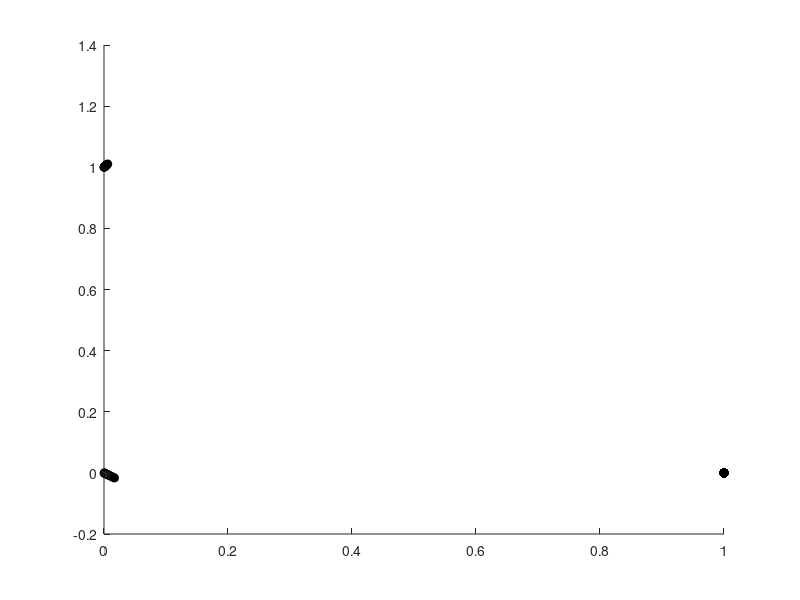

The MATLAB source for this figure:
% FEM MagSim
% Debjit Sarkar

%% CONSTANTS
epsilon0 = 8.854e-12; % permittivity of free space
mu0 = 4 * pi * 1e-7; % permeability of free space
me = 9.109e-31; % mass of electron
mp = 1.673e-27; % mass of proton
e = 1.602e-19; % fundamental charge (reminder: make negative for electrons)

%% SIMULATION PARAMETERS AND VARIABLES
numPoints = 3; % number of point charges
tbegin = 0; % simulation start time
step = 0.001; % time step
numSteps = 10; % number of time steps
tend = tbegin + numSteps * step; % simulation end time

debugLvl = 1; % 0 = off, 1 = time loop, 2 = calc loop

%% POINT CHARGES
charges = zeros(numPoints, 12); % ID, charge, mass, position, velocity, acceleration
%                         Index:  1   2       3     4         7         10
%                       Example: [1,  1e-10,  1e-9, 0, 0, 0,  5, 0, 0,  9.8, 0, 0]

charges(1, :) = [1, -e, me, 0 0 0, 0 0 0, 0 0 0]; % electron
charges(2, :) = [2, -e, me, 0 1 0, 0 0 0, 0 0 0]; % electron
charges(3, :) = [3, e, mp, 1 0 0, 0 0 0, 0 0 0]; % proton

%% TEST CASES
% Remember to change the number of points

% Test for electric attraction and repulsion
%charges(1, :) = [1, -e, me, 0 0 0, 0 0 0, 0 0 0]; % electron
%charges(2, :) = [2, -e, me, 0 1 0, 0 0 0, 0 0 0]; % electron
%charges(3, :) = [3,  e, mp, 1 0 0, 0 0 0, 0 0 0]; % proton

% Test for magnetic attraction and repulsion
%charges(1, :) = [1, -e, me, 0 0 0,   0 1e10 0, 0 0 0]; % electron
%charges(2, :) = [2, -e, me, 100 0 0, 0 1e10 0, 0 0 0]; % electron
%charges(3, :) = [3,  e, mp, 50 0 0,  0 1e10 0, 0 0 0]; % proton

%% CALCULATIONS
figure;
hold on;

for t = tbegin:step:tend
    charges(:, 10:12) = zeros(size(charges, 1), 3);
    if debugLvl >= 1
        disp("Velocities");
        disp(charges(:, 7:9));
    end
    for i = 1:numPoints
        for j = 1:numPoints
            if(i ~= j)
                if debugLvl >= 2
                    disp("t = " + t + "|i = " + i + "|j = " + j);
                end
                posDiff = charges(j, 4:6) - charges(i, 4:6);
                posNorm = norm(posDiff);
                %F = q * (E + v x B)
                %a = (q / m) * (E + v x B)
                %B = (mu0 / (4 * pi)) * (q / r^3) * cross(v, r)
                B = (mu0 * charges(j, 2) * ...
                   cross(charges(j, 7:9), posDiff)) / (4 * pi * posNorm^3);
                %B = [0 0 0];
                E = (charges(j, 2) * posDiff) / ...
                                           (4 * pi * epsilon0 * posNorm^3);
                %a = (qE + qv x B) / m
                % TODO: verify that the acceleration is in the right
                % direction (the negative signs in front of E and
                % cross(...)
                charges(i, 10:12) = charges(i, 10:12) + (charges(i, 2) /... 
                        charges(i, 3)) * (-E + -cross(charges(i, 7:9), B));
            end
        end
    end
    for i = 1:numPoints
        charges(i, 7:9) = charges(i, 7:9) + step * charges(i, 10:12);
        charges(i, 4:6) = charges(i, 4:6) + step * charges(i, 7:9);
    end
    
%% PLOTTING
    % plots charges from white = beginning to black = end
    colorSpec = [1 1 1] * (1 - (t - tbegin) / tend);
    plot3(charges(:, 4), charges(:, 5), charges(:, 6), 'o', ...
                                'MarkerFaceColor', colorSpec, ...
                                'MarkerEdgeColor', 'k'); % k = black
end
